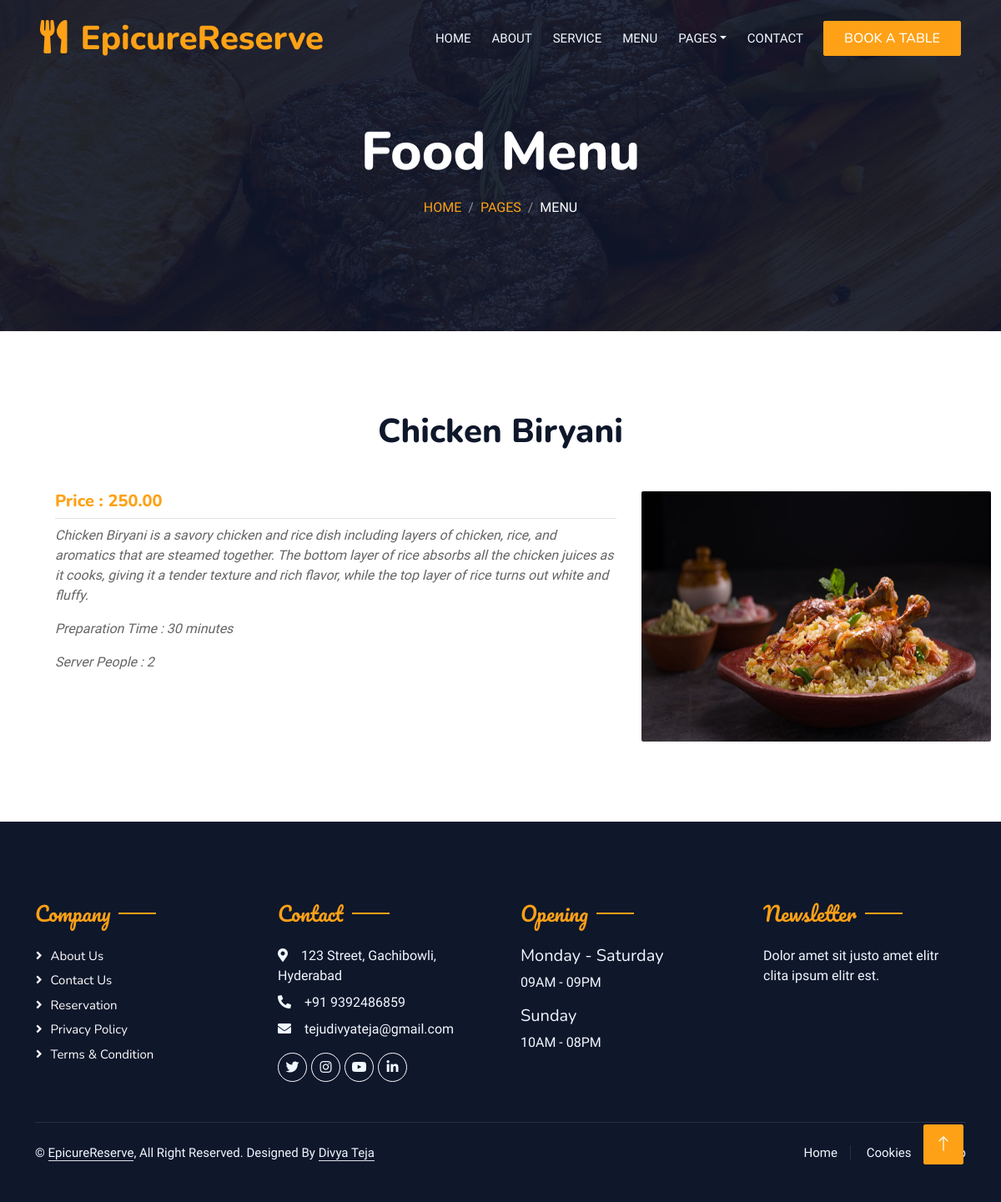
Page /booking/chicken-biryani on the committed database.
### booking/models.py (models this page shows, shortened)
class Menu(models.Model):
    name = models.CharField(max_length = 50)
    Description = models.TextField(max_length=500)
    category = models.ForeignKey('Category', on_delete=models.SET_NULL, null = True)
    servesPeople = models.IntegerField()
    price = models.DecimalField(decimal_places=2, max_digits = 5)
    preparationTime = models.IntegerField()
    image = models.ImageField(upload_to= 'booking/')
    slug = models.SlugField(blank = True, null = True)
    class Meta:
        verbose_name = "menu"
        verbose_name_plural = "menu"

### booking/views.py (the view)
# urls.py: path('<slug:slug>', views.meal_details, name = 'meal_details'),
def meal_details(request, slug):
    meal_details = Menu.objects.get(slug = slug)
    context = {'meal_details' : meal_details,}
    return render(request, 'menu/details.html', context)

### booking/templates/menu/details.html (shortened to what this page needs)
{% extends "base.html" %}
{% load static %}
{% block body %}
<div class="container-xxl position-relative p-0">
    <div class="container-xxl py-5 bg-dark hero-header mb-5">
        <div class="container text-center my-5 pt-5 pb-4">
            <h1 class="display-3 text-white mb-3 animated slideInDown">Food Menu</h1>
            <nav aria-label="breadcrumb">
                <ol class="breadcrumb justify-content-center text-uppercase">
                    <li class="breadcrumb-item"><a href="#">Home</a></li>
                    <li class="breadcrumb-item"><a href="#">Pages</a></li>
                    <li class="breadcrumb-item text-white active" aria-current="page">Menu</li>
                </ol>
            </nav>
        </div>
    </div>
  </div>
<div class="container-xxl py-5">
    <div class="text-center wow fadeInUp" data-wow-delay="0.1s">
        <h1 class="mb-5 ">{{meal_details.name}}</h1>
    </div>
    <div class="container" style="display : flex;">
        <div class="w-100 d-flex flex-column text-start ps-4">
            <h5 class="d-flex justify-content-between border-bottom pb-2">
                <span class="text-primary">Price : {{meal_details.price}}</span>
            </h5>
            <large class="fst-italic">{{meal_details.Description}}</large>
            <large class="fst-italic">Preparation Time : {{meal_details.preparationTime}} minutes</large>
            <large class="fst-italic"> Server People : {{meal_details.servesPeople}}</large>
        </div>
        <div class="tab-class text-center wow fadeInUp" data-wow-delay="0.1s">
            <img class="flex-shrink-0 img-fluid rounded" src="{{meal_details.image.url}}" alt="" style="width: 650px; margin-left : 30px;height : 300px;">
        </div>
    </div>
</div>
{% endblock body %}

### static/site_static/css/style.css (style rules this page uses)
:root { --primary: #FEA116; --light: #F1F8FF; --dark: #0F172B; }
.hero-header { background: linear-gradient(rgba(15, 23, 43, .9), rgba(15, 23, 43, .9)), url(../img/bg-hero.jpg); background-position: center center; background-repeat: no-repeat; background-size: cover; }
.breadcrumb-item + .breadcrumb-item::before { color: rgba(255, 255, 255, .5); }

### rows in the picture
Menu: name "Chicken Biryani", price "250.00", Description "Chicken Biryani is a savory chicken and rice dish including layers of chicken, rice, and aromatics that are steamed together. The bottom layer of rice absorbs all the chicken juices as it cooks, giving it a tender texture and rich flavor, while the top layer of rice turns out white and fluffy.", preparationTime "30", servesPeople "2", image (picture)
